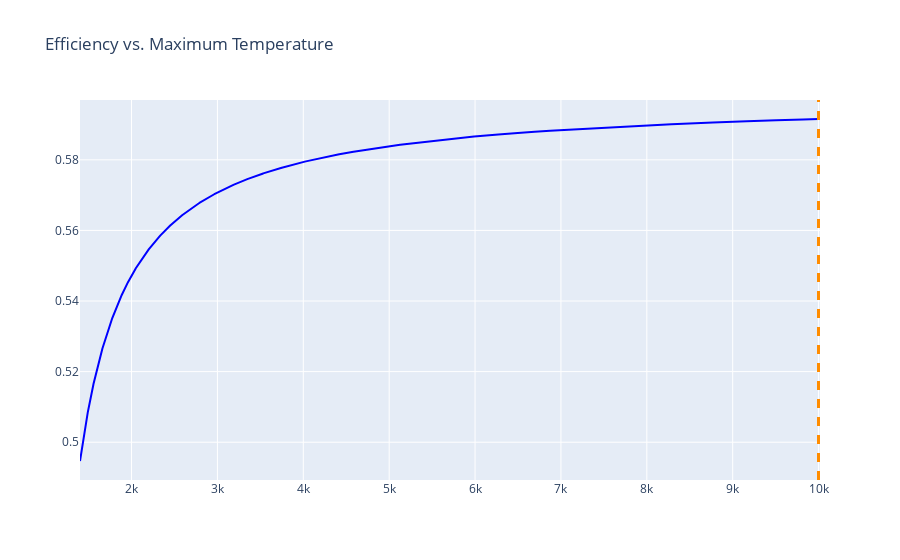

The cell this chart's notebook holds for it:
### Code cell
def get_efficiency_vary_T4(T4):
    turbo = turbojet_engine()
    turbo.T4 = T4
    turbo.cycle_analysis()
    turbo.perform_analysis()
    return turbo.eta_th

#Calculate Efficiency varying Max Temp
T4_arr = np.arange(start =1400, stop = 10000, step = 1)
eta_th_arr = np.array([])
for i in range(len(T4_arr)):
    eta_th_arr = np.append(eta_th_arr, get_efficiency_vary_T4(T4_arr[i]))

#Graph it
fig = go.Figure()
fig.add_trace(go.Scatter(
    x=T4_arr,
    y=eta_th_arr,
    marker_color='blue',
    name='Efficiency (%)'
))

fig.add_vline(x=T4_arr[np.argmax(eta_th_arr)], line_width=3, line_dash="dash", line_color="DarkOrange")

fig.update_layout(
    title_text = 'Efficiency vs. Maximum Temperature'
)

fig.show()

### Figure 1 — Plotly figure (JSON) as saved in the notebook; plotly's stock layout.template omitted (floating-point values rounded to 4 significant figures; data arrays with more than 128 entries replaced by an {"elided": "..."} marker saying what was removed)
{"data": [{"marker": {"color": "blue"}, "name": "Efficiency (%)", "type": "scatter", "x": {"elided": "8600 int values"}, "y": {"elided": "8600 float values"}}], "layout": {"shapes": [{"line": {"color": "DarkOrange", "dash": "dash", "width": 3}, "type": "line", "x0": 9999, "x1": 9999, "xref": "x", "y0": 0, "y1": 1, "yref": "y domain"}], "title": {"text": "Efficiency vs. Maximum Temperature"}}}
